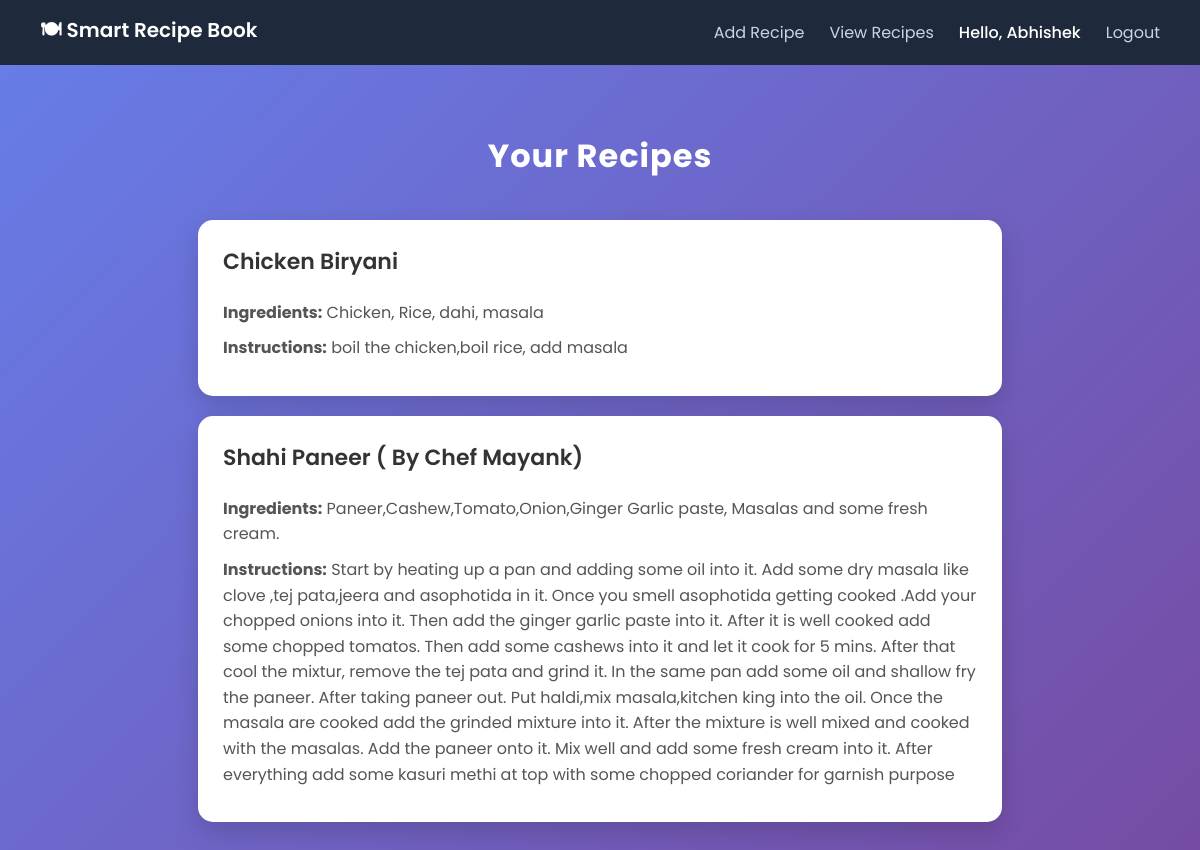
Screenshot of /list/ (signed in) with the database file from the repository.
### Recipe_App/models.py (models this page shows, shortened)
class Recipe(models.Model):
    user = models.ForeignKey(User, on_delete=models.CASCADE, null=True, blank=True)  # Each recipe belongs to a user
    title = models.CharField(max_length=100)
    ingredients = models.TextField()
    instructions = models.TextField()
    created_at = models.DateTimeField(auto_now_add=True)

### Recipe_App/views.py (the view)
# urls.py: path('list/', views.recipe_list, name='recipe_list'), # Recipe list page
@login_required(login_url='login')
def recipe_list(request):
    recipes = get_user_recipes(request.user)
    return render(request, "recipe_list.html", {"recipes": recipes})

### Recipe_App/services/recipe_service.py (called while the page is built)
def get_user_recipes(user):
    return Recipe.objects.filter(user=user)

### Recipe_App/templates/recipe_list.html (shortened to what this page needs)
{% load static %}
<!DOCTYPE html>
<html>
<head>
    <link rel="stylesheet" href="{% static 'css/recipe_list.css' %}">
</head>
<body>
<nav>
    <div class="logo">🍽 Smart Recipe Book</div>
    <div class="nav-links">
        <a href="{% url 'home' %}">Add Recipe</a>
        <a href="{% url 'recipe_list' %}">View Recipes</a>
        <span class="username">Hello, {{ user.username }}</span>
        <a href="{% url 'logout' %}">Logout</a>
    </div>
</nav>
<div class="container">
    <h2>Your Recipes</h2>
    {% for recipe in recipes %}
    <div class="recipe-card">
        <h3>{{ recipe.title }}</h3>
        <p><strong>Ingredients:</strong> {{ recipe.ingredients }}</p>
        <p><strong>Instructions:</strong> {{ recipe.instructions }}</p>
    </div>
    {% empty %}
    <p class="no-recipes">No recipes yet. Start adding some!</p>
    {% endfor %}
</div>
</body>
</html>

### Recipe_App/static/css/recipe_list.css (style rules this page uses)
body { font-family: 'Poppins', sans-serif; background: linear-gradient(135deg, #667eea, #764ba2); margin: 0; padding: 0; min-height: 100vh; }
nav { background-color: #1e293b; padding: 15px 40px; display: flex; justify-content: space-between; align-items: center; }
.logo { color: #fff; font-size: 20px; font-weight: 600; }
.nav-links { display: flex; align-items: center; }
.nav-links a { text-decoration: none; color: #cbd5e1; margin-left: 25px; font-weight: 400; transition: 0.3s ease; }
.nav-links .username { color: #ffffff; margin-left: 25px; font-weight: 500; }
.container { padding: 40px 20px; }
.container h2 { text-align: center; color: #ffffff; font-size: 32px; margin-bottom: 40px; letter-spacing: 1px; }
.recipe-card { background: #ffffff; padding: 25px; margin: 20px auto; width: 65%; border-radius: 15px; box-shadow: 0 10px 25px rgba(0, 0, 0, 0.15); transition: transform 0.3s ease, box-shadow 0.3s ease; }
.recipe-card h3 { margin-top: 0; font-size: 22px; color: #333; font-weight: 600; }
.recipe-card p { margin: 10px 0; color: #555; line-height: 1.6; }

### rows the page displays
Recipe: title "Chicken Biryani", ingredients "Chicken, Rice, dahi, masala", instructions "boil the chicken,boil rice, add masala"
Recipe: title "Shahi Paneer ( By Chef Mayank)", ingredients "Paneer,Cashew,Tomato,Onion,Ginger Garlic paste, Masalas and some fresh cream.", instructions "Start by heating up a pan and adding some oil into it. Add some dry masala like clove ,tej pata,jeera and asophotida in it. Once you smell asophotida getting cooked .Add your chopped onions into it. Then add the ginger garlic paste into it. After it is well cooked add some chopped tomatos. Then add some cashews into it and let it cook for 5 mins. After that cool the mixtur, remove the tej pata and grind it. In the same pan add some oil and shallow fry the paneer. After taking paneer out. Put haldi,mix masala,kitchen king into the oil. Once the masala are cooked add the grinded mixture into it. After the mixture is well mixed and cooked with the masalas. Add the paneer onto it. Mix well and…"

### other values shown
{{ user.username }} "Abhishek"
